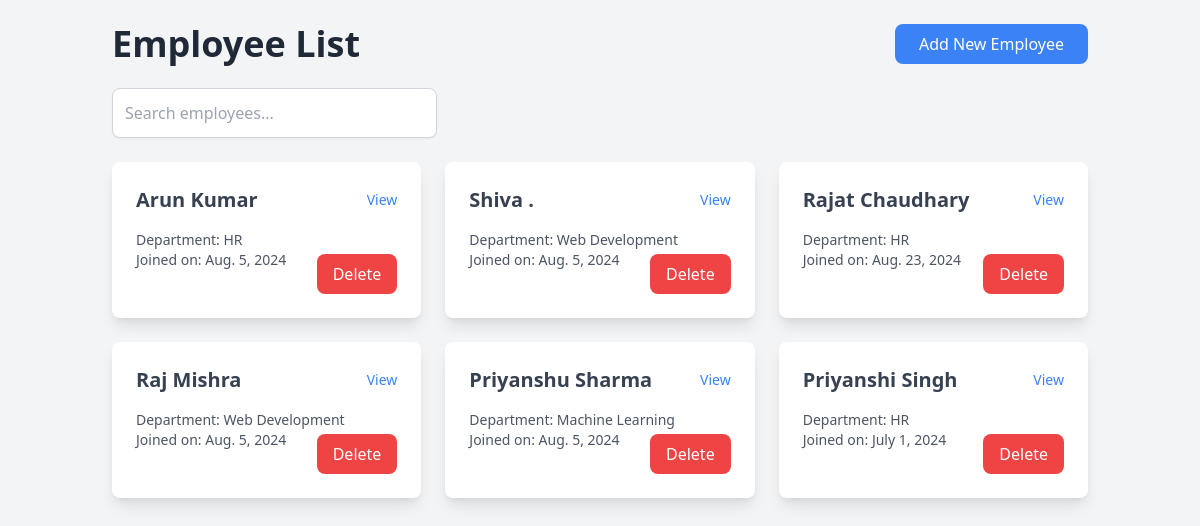
The page / on the database its author committed.
### employees/models.py (models this page shows, shortened)
class Employee(models.Model):
    first_name = models.CharField(max_length=100)
    last_name = models.CharField(max_length=100)
    email = models.EmailField()
    phone_number = models.CharField(max_length=15)
    department = models.ForeignKey(Department, on_delete=models.CASCADE)
    hire_date = models.DateField()

class Department(models.Model):
    name = models.CharField(max_length=100)
    def __str__(self):
        return self.name

### employees/views.py (the view)
# urls.py: path('', views.employee_list, name='employee_list'),
def employee_list(request):
    employees = Employee.objects.all()
    return render(request, 'employees/employee_list.html', {'employees': employees})

### employees/templates/employees/employee_list.html (shortened to what this page needs)
{% load static %}
<!DOCTYPE html>
<html lang="en">
<head>
    {% load static %}
    <link rel="stylesheet" href="{% static 'styles.css' %}">
    <link href="https://cdn.jsdelivr.net/npm/tailwindcss@2.2.19/dist/tailwind.min.css" rel="stylesheet">
</head>
<body class="bg-gray-100">
    <div class="container mx-auto p-6">
        <div class="flex flex-col md:flex-row justify-between items-center mb-6">
            <h1 class="text-4xl font-bold text-gray-800 mb-4 md:mb-0">Employee List</h1>
            <a href="{% url 'employee_create' %}" class="bg-blue-500 text-white px-6 py-2 rounded-lg hover:bg-blue-600 transition duration-300">
                Add New Employee
            </a>
        </div>
        <div class="mb-6">
            <input type="text" id="search" placeholder="Search employees..." class="w-full md:w-1/2 lg:w-1/3 p-3 border border-gray-300 rounded-lg shadow-sm focus:outline-none focus:ring-2 focus:ring-blue-500 transition duration-300">
        </div>
        <div class="grid grid-cols-1 md:grid-cols-2 lg:grid-cols-3 gap-6">
            {% for employee in employees %}
            <div class="bg-white shadow-lg rounded-lg p-6 hover:shadow-xl transition-shadow duration-300 relative">
                <div class="flex justify-between items-center mb-4">
                    <div>
                        <h2 class="text-xl font-semibold text-gray-700">{{ employee.first_name }} {{ employee.last_name }}</h2>
                    </div>
                    <a href="{% url 'employee_detail' employee.pk %}" class="text-blue-500 hover:underline text-sm">View</a>
                </div>
                <div class="mt-4 mb-6">
                    <p class="text-sm text-gray-600">Department: {{ employee.department }}</p>
                    <p class="text-sm text-gray-600">Joined on: {{ employee.hire_date }}</p>
                </div>
                <form action="{% url 'employee_delete' employee.pk %}" method="post" class="absolute bottom-6 right-6">
                    <button type="submit" class="bg-red-500 text-white px-4 py-2 rounded-lg hover:bg-red-600 transition duration-300">
                        Delete
                    </button>
                </form>
            </div>
            {% empty %}
            <p class="col-span-3 text-gray-500 text-center">No employees found. Please add new employees.</p>
            {% endfor %}
        </div>
    </div>
</body>
</html>

### employees/static/styles.css (style rules this page uses)
body { font-family: Arial, sans-serif; margin: 20px; }
h1 { color: #333; }
a { color: #1a73e8; text-decoration: none; }

### rows shown on the page
Employee: first_name "Arun", last_name "Kumar", department "HR", hire_date "Aug. 5, 2024"
Employee: first_name "Shiva", last_name ".", department "Web Development", hire_date "Aug. 5, 2024"
Employee: first_name "Rajat", last_name "Chaudhary", department "HR", hire_date "Aug. 23, 2024"
Employee: first_name "Raj", last_name "Mishra", department "Web Development", hire_date "Aug. 5, 2024"
Employee: first_name "Priyanshu", last_name "Sharma", department "Machine Learning", hire_date "Aug. 5, 2024"
Employee: first_name "Priyanshi", last_name "Singh", department "HR", hire_date "July 1, 2024"
